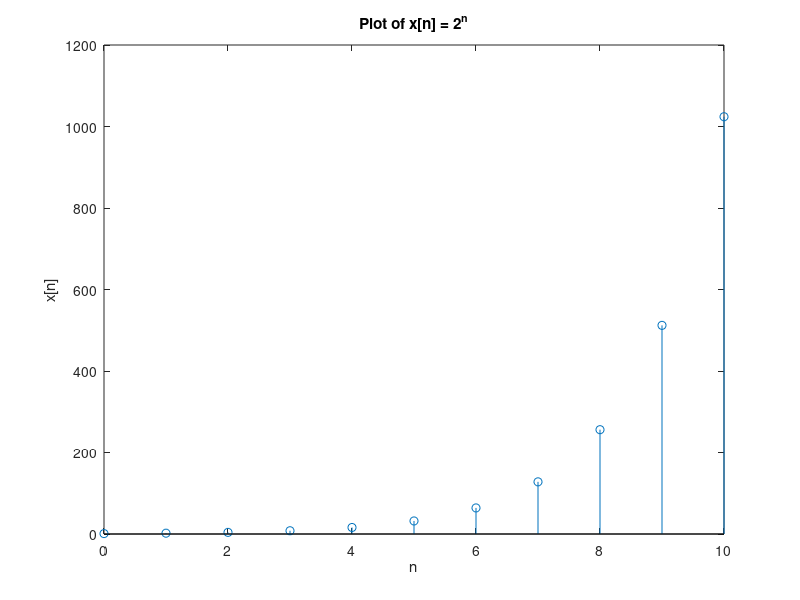

MATLAB code to generate this figure:
n = 0:10;  % Generate a sequence from 0 to 10
x = 2.^n;  % Compute the sequence x(n) = 2^n
disp('Sequence x(n) = 2^n:')
disp(x);
stem(n, x);  % Plot the sequence using stem plot
xlabel('n');
ylabel('x[n]');
title('Plot of x[n] = 2^n');
